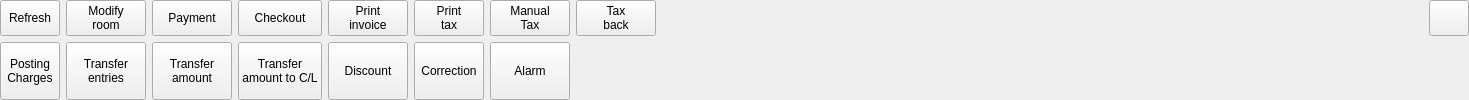
    <widget class="QWidget" name="wBtn" native="true">
     <layout class="QGridLayout" name="gridLayout_6">
      <property name="leftMargin">
       <number>0</number>
      </property>
      <property name="topMargin">
       <number>0</number>
      </property>
      <property name="rightMargin">
       <number>0</number>
      </property>
      <property name="bottomMargin">
       <number>0</number>
      </property>
      <item row="1" column="0">
       <widget class="QToolButton" name="btnPostingCharges">
        <property name="sizePolicy">
         <sizepolicy hsizetype="Fixed" vsizetype="Fixed">
          <horstretch>0</horstretch>
          <verstretch>0</verstretch>
         </sizepolicy>
        </property>
        <property name="minimumSize">
         <size>
          <width>0</width>
          <height>0</height>
         </size>
        </property>
        <property name="maximumSize">
         <size>
          <width>55555</width>
          <height>222222</height>
         </size>
        </property>
        <property name="focusPolicy">
         <enum>Qt::NoFocus</enum>
        </property>
        <property name="text">
         <string>Posting
Charges</string>
        </property>
        <property name="icon">
         <iconset resource="res.qrc">
          <normaloff>:/images/charge.png</normaloff>:/images/charge.png</iconset>
        </property>
        <property name="iconSize">
         <size>
          <width>20</width>
          <height>20</height>
         </size>
        </property>
        <property name="toolButtonStyle">
         <enum>Qt::ToolButtonTextBesideIcon</enum>
        </property>
       </widget>
      </item>
      <item row="0" column="0">
       <widget class="QToolButton" name="btnRefresh">
        <property name="sizePolicy">
         <sizepolicy hsizetype="Fixed" vsizetype="Fixed">
          <horstretch>0</horstretch>
          <verstretch>0</verstretch>
         </sizepolicy>
        </property>
        <property name="minimumSize">
         <size>
          <width>0</width>
          <height>0</height>
         </size>
        </property>
        <property name="maximumSize">
         <size>
          <width>55555</width>
          <height>222222</height>
         </size>
        </property>
        <property name="focusPolicy">
         <enum>Qt::NoFocus</enum>
        </property>
        <property name="text">
         <string>Refresh</string>
        </property>
        <property name="icon">
         <iconset resource="res.qrc">
          <normaloff>:/images/refresh.png</normaloff>:/images/refresh.png</iconset>
        </property>
        <property name="iconSize">
         <size>
          <width>20</width>
          <height>20</height>
         </size>
        </property>
        <property name="toolButtonStyle">
         <enum>Qt::ToolButtonTextBesideIcon</enum>
        </property>
       </widget>
      </item>
      <item row="0" column="1">
       <widget class="QPushButton" name="btnModifyRoom">
        <property name="focusPolicy">
         <enum>Qt::NoFocus</enum>
        </property>
        <property name="text">
         <string>Modify
room</string>
        </property>
        <property name="icon">
         <iconset resource="res.qrc">
          <normaloff>:/images/room-key.png</normaloff>:/images/room-key.png</iconset>
        </property>
        <property name="iconSize">
         <size>
          <width>20</width>
          <height>20</height>
         </size>
        </property>
       </widget>
      </item>
      <item row="0" column="17">
       <widget class="QPushButton" name="btnTrack">
        <property name="maximumSize">
         <size>
          <width>222</width>
          <height>222</height>
         </size>
        </property>
        <property name="focusPolicy">
         <enum>Qt::NoFocus</enum>
        </property>
        <property name="text">
         <string/>
        </property>
        <property name="icon">
         <iconset resource="res.qrc">
          <normaloff>:/images/tracking.png</normaloff>:/images/tracking.png</iconset>
        </property>
       </widget>
      </item>
      <item row="0" column="16">
       <spacer name="horizontalSpacer_3">
        <property name="orientation">
         <enum>Qt::Horizontal</enum>
        </property>
        <property name="sizeHint" stdset="0">
         <size>
          <width>767</width>
          <height>20</height>
         </size>
        </property>
       </spacer>
      </item>
      <item row="0" column="2">
       <widget class="QToolButton" name="btnPaymentsDetails">
        <property name="sizePolicy">
         <sizepolicy hsizetype="Fixed" vsizetype="Fixed">
          <horstretch>0</horstretch>
          <verstretch>0</verstretch>
         </sizepolicy>
        </property>
        <property name="minimumSize">
         <size>
          <width>0</width>
          <height>0</height>
         </size>
        </property>
        <property name="maximumSize">
         <size>
          <width>55555</width>
          <height>222222</height>
         </size>
        </property>
        <property name="focusPolicy">
         <enum>Qt::NoFocus</enum>
        </property>
        <property name="text">
         <string>Payment</string>
        </property>
        <property name="icon">
         <iconset resource="res.qrc">
          <normaloff>:/images/credit-card.png</normaloff>:/images/credit-card.png</iconset>
        </property>
        <property name="iconSize">
         <size>
          <width>20</width>
          <height>20</height>
         </size>
        </property>
        <property name="toolButtonStyle">
         <enum>Qt::ToolButtonTextBesideIcon</enum>
        </property>
       </widget>
      </item>
      <item row="0" column="5">
       <widget class="QToolButton" name="btnCheckout">
        <property name="sizePolicy">
         <sizepolicy hsizetype="Fixed" vsizetype="Fixed">
          <horstretch>0</horstretch>
          <verstretch>0</verstretch>
         </sizepolicy>
        </property>
        <property name="minimumSize">
         <size>
          <width>0</width>
          <height>0</height>
         </size>
        </property>
        <property name="maximumSize">
         <size>
          <width>55555</width>
          <height>222222</height>
         </size>
        </property>
        <property name="focusPolicy">
         <enum>Qt::NoFocus</enum>
        </property>
        <property name="text">
         <string>Checkout</string>
        </property>
        <property name="icon">
         <iconset resource="res.qrc">
          <normaloff>:/images/departure.png</normaloff>:/images/departure.png</iconset>
        </property>
        <property name="iconSize">
         <size>
          <width>20</width>
          <height>20</height>
         </size>
        </property>
        <property name="toolButtonStyle">
         <enum>Qt::ToolButtonTextBesideIcon</enum>
        </property>
       </widget>
      </item>
      <item row="0" column="6">
       <widget class="QPushButton" name="btnPrintInvoice">
        <property name="maximumSize">
         <size>
          <width>2222</width>
          <height>2222</height>
         </size>
        </property>
        <property name="focusPolicy">
         <enum>Qt::NoFocus</enum>
        </property>
        <property name="text">
         <string>Print
invoice</string>
        </property>
        <property name="icon">
         <iconset resource="res.qrc">
          <normaloff>:/images/printer.png</normaloff>:/images/printer.png</iconset>
        </property>
        <property name="iconSize">
         <size>
          <width>20</width>
          <height>20</height>
         </size>
        </property>
       </widget>
      </item>
      <item row="0" column="7">
       <widget class="QToolButton" name="btnTaxPrint">
        <property name="sizePolicy">
         <sizepolicy hsizetype="Fixed" vsizetype="Fixed">
          <horstretch>0</horstretch>
          <verstretch>0</verstretch>
         </sizepolicy>
        </property>
        <property name="minimumSize">
         <size>
          <width>0</width>
          <height>0</height>
         </size>
        </property>
        <property name="maximumSize">
         <size>
          <width>55555</width>
          <height>222222</height>
         </size>
        </property>
        <property name="focusPolicy">
         <enum>Qt::NoFocus</enum>
        </property>
        <property name="text">
         <string>Print
tax</string>
        </property>
        <property name="icon">
         <iconset resource="res.qrc">
          <normaloff>:/images/tax.png</normaloff>:/images/tax.png</iconset>
        </property>
        <property name="iconSize">
         <size>
          <width>20</width>
          <height>20</height>
         </size>
        </property>
        <property name="toolButtonStyle">
         <enum>Qt::ToolButtonTextBesideIcon</enum>
        </property>
       </widget>
      </item>
      <item row="0" column="8">
       <widget class="QPushButton" name="btnManualTax">
        <property name="text">
         <string>Manual
Tax</string>
        </property>
        <property name="icon">
         <iconset resource="res.qrc">
          <normaloff>:/images/tax.png</normaloff>:/images/tax.png</iconset>
        </property>
       </widget>
      </item>
      <item row="0" column="11">
       <widget class="QPushButton" name="btnTaxBack">
        <property name="text">
         <string>Tax
back</string>
        </property>
        <property name="icon">
         <iconset resource="res.qrc">
          <normaloff>:/images/tax.png</normaloff>:/images/tax.png</iconset>
        </property>
       </widget>
      </item>
      <item row="1" column="1">
       <widget class="QPushButton" name="btnTransfer">
        <property name="maximumSize">
         <size>
          <width>5555</width>
          <height>22222</height>
         </size>
        </property>
        <property name="focusPolicy">
         <enum>Qt::NoFocus</enum>
        </property>
        <property name="text">
         <string>Transfer
entries</string>
        </property>
        <property name="icon">
         <iconset resource="res.qrc">
          <normaloff>:/images/goto.png</normaloff>:/images/goto.png</iconset>
        </property>
       </widget>
      </item>
      <item row="1" column="2">
       <widget class="QPushButton" name="btnTransferAmount">
        <property name="maximumSize">
         <size>
          <width>2222</width>
          <height>22222</height>
         </size>
        </property>
        <property name="focusPolicy">
         <enum>Qt::NoFocus</enum>
        </property>
        <property name="text">
         <string>Transfer
amount</string>
        </property>
        <property name="icon">
         <iconset resource="res.qrc">
          <normaloff>:/images/goto.png</normaloff>:/images/goto.png</iconset>
        </property>
       </widget>
      </item>
      <item row="1" column="5">
       <widget class="QPushButton" name="btnTransferAmountCL">
        <property name="maximumSize">
         <size>
          <width>2222</width>
          <height>22222</height>
         </size>
        </property>
        <property name="focusPolicy">
         <enum>Qt::NoFocus</enum>
        </property>
        <property name="text">
         <string>Transfer
amount to C/L</string>
        </property>
        <property name="icon">
         <iconset resource="res.qrc">
          <normaloff>:/images/goto.png</normaloff>:/images/goto.png</iconset>
        </property>
       </widget>
      </item>
      <item row="1" column="6">
       <widget class="QPushButton" name="btnDiscount">
        <property name="maximumSize">
         <size>
          <width>2222</width>
          <height>2222</height>
         </size>
        </property>
        <property name="focusPolicy">
         <enum>Qt::NoFocus</enum>
        </property>
        <property name="text">
         <string>Discount</string>
        </property>
        <property name="icon">
         <iconset resource="res.qrc">
          <normaloff>:/images/discount.png</normaloff>:/images/discount.png</iconset>
        </property>
        <property name="iconSize">
         <size>
          <width>20</width>
          <height>20</height>
         </size>
        </property>
       </widget>
      </item>
      <item row="1" column="7">
       <widget class="QToolButton" name="btnCancel">
        <property name="sizePolicy">
         <sizepolicy hsizetype="Fixed" vsizetype="Fixed">
          <horstretch>0</horstretch>
          <verstretch>0</verstretch>
         </sizepolicy>
        </property>
        <property name="minimumSize">
         <size>
          <width>0</width>
          <height>0</height>
         </size>
        </property>
        <property name="maximumSize">
         <size>
          <width>55555</width>
          <height>222222</height>
         </size>
        </property>
        <property name="focusPolicy">
         <enum>Qt::NoFocus</enum>
        </property>
        <property name="text">
         <string>Correction</string>
        </property>
        <property name="icon">
         <iconset resource="res.qrc">
          <normaloff>:/images/garbage.png</normaloff>:/images/garbage.png</iconset>
        </property>
        <property name="iconSize">
         <size>
          <width>20</width>
          <height>20</height>
         </size>
        </property>
        <property name="toolButtonStyle">
         <enum>Qt::ToolButtonTextBesideIcon</enum>
        </property>
       </widget>
      </item>
      <item row="1" column="8">
       <widget class="QToolButton" name="btnWakeup">
        <property name="sizePolicy">
         <sizepolicy hsizetype="Fixed" vsizetype="Fixed">
          <horstretch>0</horstretch>
          <verstretch>0</verstretch>
         </sizepolicy>
        </property>
        <property name="minimumSize">
         <size>
          <width>0</width>
          <height>0</height>
         </size>
        </property>
        <property name="maximumSize">
         <size>
          <width>55555</width>
          <height>222222</height>
         </size>
        </property>
        <property name="focusPolicy">
         <enum>Qt::NoFocus</enum>
        </property>
        <property name="text">
         <string>Alarm</string>
        </property>
        <property name="icon">
         <iconset resource="res.qrc">
          <normaloff>:/images/alarm.png</normaloff>:/images/alarm.png</iconset>
        </property>
        <property name="iconSize">
         <size>
          <width>20</width>
          <height>20</height>
         </size>
        </property>
        <property name="toolButtonStyle">
         <enum>Qt::ToolButtonTextBesideIcon</enum>
        </property>
       </widget>
      </item>
     </layout>
    </widget>
